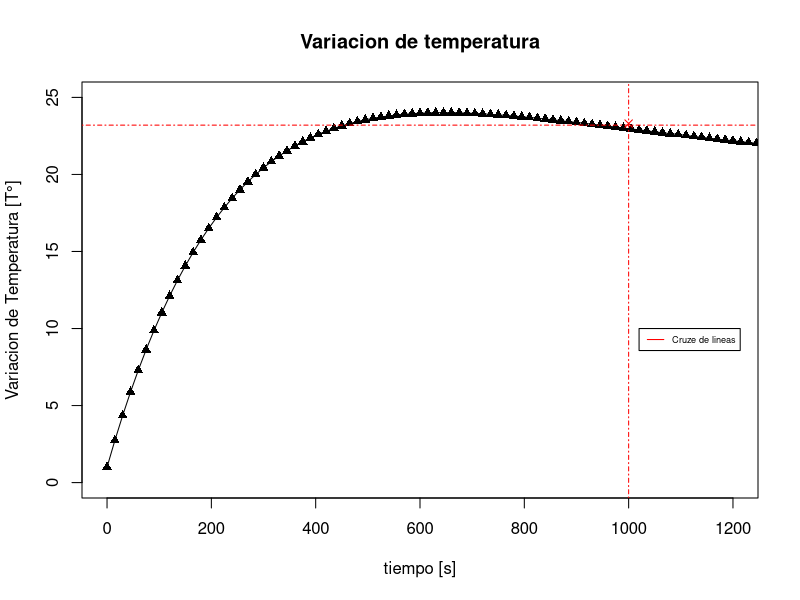
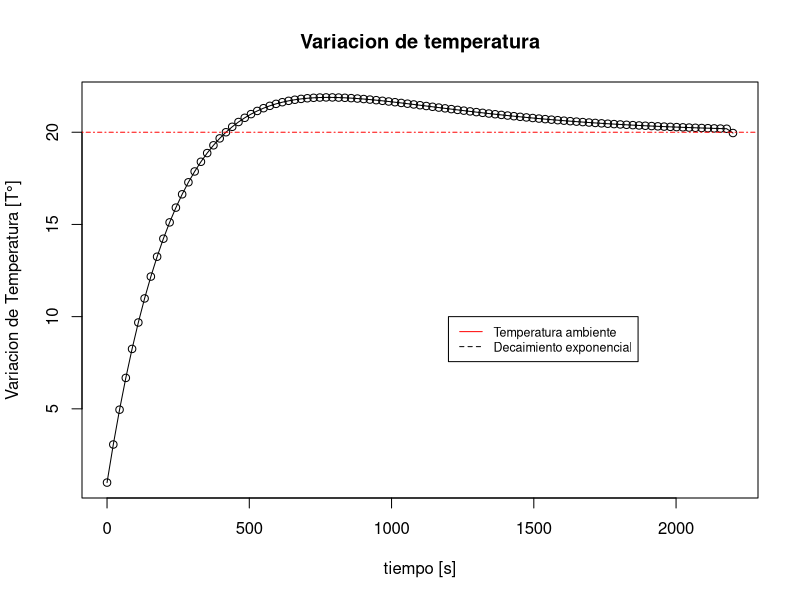

These figures' R source, in order:

k = log((23.2 - 20)/(71.3 - 20))/(-1000)

Var_Temp <- function(t, T_0 = c(1:100)){
  VT <- 20 + exp(-0.00277454*t)*(T_0 - 20)
  return(VT)
}

Var_Temp(1000, 71.3)

#Grafica
plot(Var_Temp, xlim=c(0, 1200), ylim=c(0, 25),
     0, 1500, #Intervalo 
     type = "o", pch = 17,
     xlab = "tiempo [s]", ylab = "Variacion de Temperatura [T°]", 
     main = "Variacion de temperatura")

points(1000, 23.3, pch = 4, col = "red")

abline(h =23.2, 
       lty = 10, 
       col = "red")

abline(v = 1000, 
       lty = 10, 
       col = "red")

legend(1020, 10 ,c("Cruze de lineas"), col = c("red"), 
       lty=1:5, cex=0.55)

#tendencia largo plazo

plot(Var_Temp, 
     0, 2200, #Intervalo 
     type = "o", pch = 21, col = "black",
     xlab = "tiempo [s]", ylab = "Variacion de Temperatura [T°]", 
     main = "Variacion de temperatura")

abline(h =20, 
       lty = 10, 
       col = "red")

legend(1200, 10 , c("Temperatura ambiente", "Decaimiento exponencial"), 
       col = c("red", "black"),
       lty=1:3, cex=0.75)


























